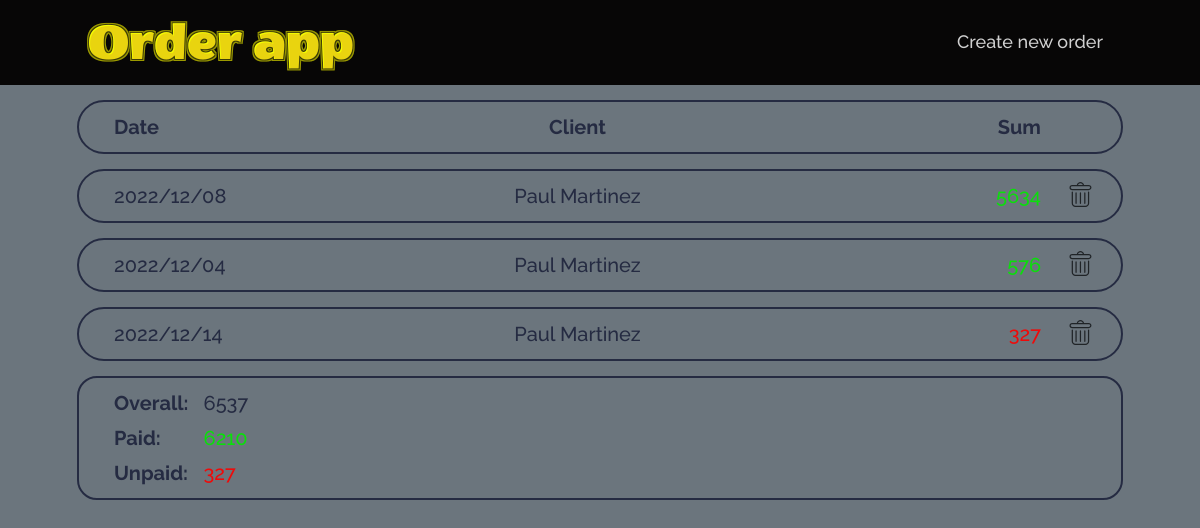
The app's page /index.php?id=2 with its own data.
### tables this page shows
CREATE TABLE `order` (
  `id` int NOT NULL AUTO_INCREMENT,
  `date` datetime DEFAULT NULL,
  `description` text,
  `sum` double DEFAULT NULL,
  `paid` tinyint(1) DEFAULT NULL,
  `user_id` int DEFAULT NULL,
  PRIMARY KEY (`id`),
  KEY `order_user_id_fk` (`user_id`),
  CONSTRAINT `order_user_id_fk` FOREIGN KEY (`user_id`) REFERENCES `user` (`id`)
);

CREATE TABLE `user` (
  `id` int NOT NULL AUTO_INCREMENT,
  `name` text,
  `address` text,
  `phone` text,
  `client` tinyint(1) DEFAULT NULL,
  PRIMARY KEY (`id`)
);

### functions.php (called while the page is built, shortened)
<?php
require_once('connect.php');
function fetch_all_orders($id){
  global $db;
  if($id) {
    $query = "select o.id, o.date, o.sum, o.paid, o.user_id, u.name from `order` o join user u on o.user_id = u.id where o.user_id = '$id' ";
  } else {
    $query = 'select o.id, o.date, o.sum, o.paid, u.name from `order` o join user u on o.user_id = u.id order by o.date desc, o.id desc';
  }
  $res = mysqli_query($db, $query);
  return mysqli_fetch_all($res, MYSQLI_ASSOC);
}

### index.php (the view, shortened to what this page needs)
<?php require 'inc/header.php'?>
  <?php $orders = fetch_all_orders($_GET['id']); ?>
  <?php if(!empty($orders)): ?>
    <div class="main">
      <div class='orderItem orderItem--header'>
        <div class='orderItem__body orderItem__body--header'>
          <div class='orderItem__content'>
            <div class='orderItem__text orderItem__text--header'>Date</div>
            <div class='orderItem__text orderItem__text--header orderItem__text--client'>Client</div>
            <div class='orderItem__text orderItem__text--header orderItem__text--sum'>Sum</div>
          </div>
        </div>
      </div>
      <div class="orderList">
        <?php foreach($orders as $order): ?>
          <div class='orderItem' id="order_<?= $order['id'] ?>">
            <a href="order.php?id=<?= $order['id'] ?>"
               class="orderItem__link">
              <div class='orderItem__body'>
                <div class='orderItem__content'>
                  <div class='orderItem__text orderItem__text--date'><?= date('Y/m/d', strtotime($order['date'])) ?></div>
                  <div class='orderItem__text orderItem__text--client'><?= $order['name'] ?></div>
                  <div class='orderItem__text orderItem__text--sum <?= $order['paid'] ? 'orderItem__text--paid' : 'orderItem__text--unpaid' ?>'>
                    <?= $order['sum'] ?></div>
                </div>
              </div>
            </a>
            <div class="orderItem__delete">
              <form method="post" onsubmit="event.preventDefault(); deleteOrder(<?= $order['id'] ?>);">
                <input type="image"
                       src='img/trash.svg'
                       class="orderItem__delete--input">
              </form>
            </div>
          </div>
        <?php endforeach; ?>
      </div>
      <?php if($_GET['id']): ?>
        <?php
          $overall = 0;
          $paid = 0;
          $unpaid = 0;
          foreach ($orders as $order){
            $overall += (int)$order['sum'];
            $paid += $order['paid'] ? (int)$order['sum'] : 0;
            $unpaid += !$order['paid'] ? (int)$order['sum'] : 0;
          }
        ?>
        <div class='card card__statistics'>
          <div class='card__body'>
            <div class='card__content'>
              <div class="card__column card__column--header">
                <div class='card__text'>Overall:</div>
                <div class='card__text'>Paid:</div>
                <div class='card__text'>Unpaid:</div>
              </div>
              <div class="card__column">
                <div class='card__text'><?= $overall ?></div>
                <div class='card__text card__text--paid'><?= $paid ?></div>
                <div class='card__text card__text--unpaid'><?= $unpaid ?></div>
              </div>
            </div>
          </div>
        </div>
      <?php endif; ?>
    <?php endif; ?>
    </div>
<?php require 'inc/footer.php'?>

### css/styles.css (style rules this page uses)
a { text-decoration: none; }
html, body { height: 100%; line-height: 1; font-size: 18px; font-weight: 500; color: #252B42; background: #6B757D; font-family: 'Raleway', sans-serif; }
.orderList > *:not(:last-child) { margin: 0 0 15px 0; }
.orderItem { position: relative; border: 2px solid #252B42; border-radius: 50px; }
.orderItem--header { position: fixed; top: 100px; max-width: 1046px; width: 100%; background: rgba(107, 117, 125, 1); z-index: 4; }
.orderList { margin-top: 69px; }
.orderItem__link { color: inherit; text-decoration: inherit; }
.orderItem__body { position: relative; display: flex; justify-content: space-between; align-items: center; padding: 15px; z-index: 1; }
.orderItem__text.orderItem__text--header { font-weight: 700; }
.orderItem__content { flex: auto; display: flex; justify-content: space-between; align-items: center; margin: 0 65px 0 20px; }
.orderItem__content .orderItem__text:nth-child(2) { text-align: center; }
.orderItem__content .orderItem__text:nth-child(3) { text-align: right; }
.orderItem__text { font-weight: 500; font-size: 20px; flex: 1 1 33.333%; }
.orderItem__text.orderItem__text--paid { color: #0ae00a; }
.orderItem__text.orderItem__text--unpaid { color: #ef0a0a; }
.orderItem__delete { position: absolute; top: 0; left: 0; width: 100%; height: 100%; display: flex; align-items: center; justify-content: end; }
.orderItem__delete--input { position: relative; width: 25px; filter: invert(10%) sepia(18%) saturate(405%) hue-rotate(169deg) brightness(102%) contrast(92%); box-sizing: content-box; padding: 8px; margin-right: 20px; z-index: 2; }
.card { border: 2px solid #252B42; border-radius: 20px; }
.card__body { padding: 15px; }
.card__content { display: flex; margin: 0 0 0 20px; }
.card__column--header .card__text { font-weight: 700; }
.card__column:not(:last-child) { margin-right: 15px; }
.card__column > *:not(:last-child) { margin-bottom: 15px; }
.card__text { font-weight: 500; font-size: 20px; }
.card__text.card__text--paid { color: #0ae00a; }
.card__text.card__text--unpaid { color: #ef0a0a; }
.card__statistics { margin-top: 15px; }

### records on screen
order: date "2022/12/08", user.name "Paul Martinez", sum "5634"
order: date "2022/12/04", user.name "Paul Martinez", sum "576"
order: date "2022/12/14", user.name "Paul Martinez", sum "327"

### other values on screen
$overall "6537"
$paid "6210"
$unpaid "327"
